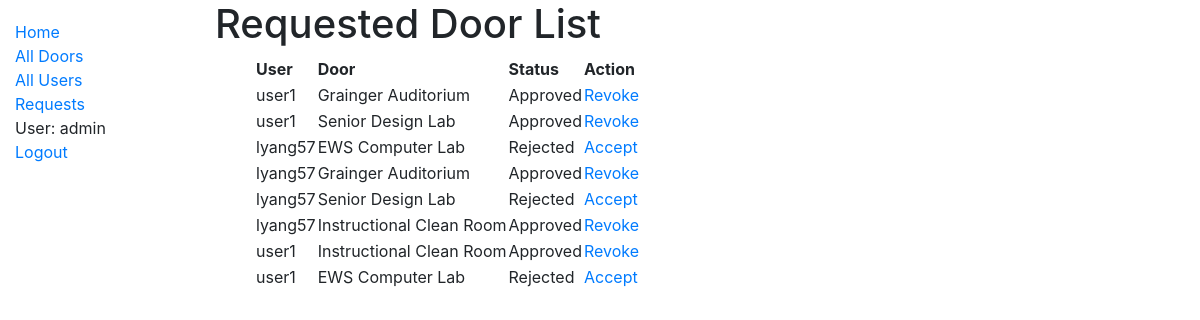
/catalog/doors/requests/ (signed in), run on the app's committed database.
### accounts/models.py (models this page shows, shortened)
class User(AbstractUser):
    username_validator = UnicodeUsernameValidator()
    username = models.CharField(max_length=150, unique=True, help_text='Required. 150 characters or fewer. Letters, digits and @/./+/-/_ only.', validators=[username_validator], error_messages={'unique': "A user with that username already exists.",},)
    first_name = models.CharField(max_length=150)
    last_name = models.CharField(max_length=150)
    email = models.EmailField(max_length=75, blank=True)
    created_at = models.DateTimeField(auto_now_add=True)
    updated_at = models.DateTimeField(auto_now=True)
    is_active = models.BooleanField(default=True)
    user_public_key = models.CharField(max_length=256, default='0')
    doors = models.ManyToManyField('catalog.Door', related_name='assigned_doors', null=True, blank=True)
    EMAIL_FIELD = 'email'
    USERNAME_FIELD = 'username'
    REQUIRED_FIELDS = ['email']
    class Meta:
        ordering = ['last_name', 'first_name']
    def __str__(self):
        return f'{self.username}'

### catalog/models.py (models this page shows, shortened)
class DoorRequest(models.Model):
    APPROVED = 'approved'
    REJECTED = 'rejected'
    PENDING = 'pending'
    STATUS = (
        (APPROVED, 'Approved'),
        (REJECTED, 'Rejected'),
        (PENDING, 'Pending'),
    )
    status = models.CharField(max_length=50, choices=STATUS, default=PENDING)
    user = models.ForeignKey(User, on_delete=models.CASCADE)
    door = models.ForeignKey(Door, on_delete=models.CASCADE)

class Door(models.Model):
    door_name = models.CharField(max_length=100)
    location = models.CharField(max_length=100)
    door_public_key = models.CharField(max_length=256, default='0')
    def __str__(self):
        return self.door_name

### catalog/views.py (the view)
# urls.py: path('doors/requests/', views.RequestListView.as_view(), name='requested-doors'),
class RequestListView(UserPassesTestMixin, LoginRequiredMixin, generic.ListView):
    model = DoorRequest
    paginate_by = 10
    template_name = 'catalog/requested_doors_list.html'
    context_object_name = 'door_requests'
    def test_func(self):
        return self.request.user.is_superuser

### catalog/templates/catalog/requested_doors_list.html
{% extends "base_generic.html" %}
{% block content %}
    <h1>Requested Door List</h1>
    {% if door_requests %}
        <ul>
            <table>
                <thead>
                <th>User</th>
                <th>Door</th>
                <th>Status</th>
                <th>Action</th>
                </thead>
                <tbody>
                {% for door_request in door_requests %}
                    <tr>
                        <td>{{ door_request.user }}</td>
                        <td>{{ door_request.door }}</td>
                        <td>{{ door_request.get_status_display }}</td>
                        <td>
                            {% if door_request.status == 'pending' %}
                                <a href="{% url 'request-update' pk=door_request.id status='approved' %}">Accept</a>
                                <br>
                                <a href="{% url 'request-update' pk=door_request.id status='rejected' %}">Reject</a>
                            {% elif door_request.status == 'approved' %}
                                <a href="{% url 'request-update' pk=door_request.id status='rejected' %}">Revoke</a>
                            {% elif door_request.status == 'rejected' %}
                                <a href="{% url 'request-update' pk=door_request.id status='approved' %}">Accept</a>
                            {% endif %}
                        </td>
                    </tr>
                {% endfor %}
                </tbody>
            </table>
        </ul>
    {% else %}
        <p>There are no door in the collection.</p>
    {% endif %}
{% endblock %}

### catalog/templates/base_generic.html (shortened to what this page needs)
<!DOCTYPE html>
<html lang="en">
<head>
    <link rel="stylesheet" href="https://stackpath.bootstrapcdn.com/bootstrap/4.1.3/css/bootstrap.min.css"
>
    {% load static %}
    <link rel="stylesheet" href="{% static 'css/styles.css' %}">
</head>
<body>
<div class="container-fluid">
    <div class="row">
        <div class="col-sm-2">
            {% block sidebar %}
                <ul class="sidebar-nav">
                    <li><a href="{% url 'index' %}">Home</a></li>
                    <li><a href="{% url 'doors' %}">All Doors</a></li>
                    {% if user.is_authenticated and user.is_superuser %}
                        <li><a href="{% url 'users' %}">All Users</a></li>
                        <li><a href="{% url 'requested-doors' %}">Requests</a></li>
                    {% endif %}
                    {% if user.is_authenticated %}
                        <li>User: {{ user.get_username }}</li>
                        <li><a href="{% url 'logout' %}?next={{ request.path }}">Logout</a></li>
                    {% else %}
                        <li><a href="{% url 'login' %}?next={{ request.path }}">Login</a></li>
                    {% endif %}
                </ul>
            {% endblock %}
        </div>
        <div class="col-sm-10 ">{% block content %}{% endblock %}
        </div>
    </div>
</body>
</html>

### catalog/static/css/styles.css (style rules this page uses)
.sidebar-nav { margin-top: 20px; padding: 0; list-style: none; }

### data on the page
User: get_username "admin"
DoorRequest: user "user1", door "Grainger Auditorium", status "Approved", shows "Revoke"
DoorRequest: user "user1", door "Senior Design Lab", status "Approved", shows "Revoke"
DoorRequest: user "lyang57", door "EWS Computer Lab", status "Rejected", shows "Accept"
DoorRequest: user "lyang57", door "Grainger Auditorium", status "Approved", shows "Revoke"
DoorRequest: user "lyang57", door "Senior Design Lab", status "Rejected", shows "Accept"
DoorRequest: user "lyang57", door "Instructional Clean Room", status "Approved", shows "Revoke"
DoorRequest: user "user1", door "Instructional Clean Room", status "Approved", shows "Revoke"
DoorRequest: user "user1", door "EWS Computer Lab", status "Rejected", shows "Accept"
